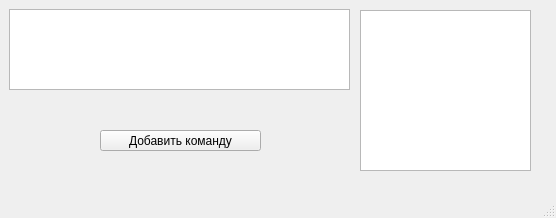
<?xml version="1.0" encoding="UTF-8"?>
<ui version="4.0">
 <class>MainWindow</class>
 <widget class="QMainWindow" name="MainWindow">
  <property name="geometry">
   <rect>
    <x>0</x>
    <y>0</y>
    <width>556</width>
    <height>218</height>
   </rect>
  </property>
  <property name="windowTitle">
   <string>Генератор команд</string>
  </property>
  <widget class="QWidget" name="centralwidget">
   <widget class="QPushButton" name="pushButtonAddCommand">
    <property name="geometry">
     <rect>
      <x>100</x>
      <y>130</y>
      <width>161</width>
      <height>21</height>
     </rect>
    </property>
    <property name="text">
     <string>Добавить команду</string>
    </property>
   </widget>
   <widget class="QTableWidget" name="tableWidgetCommand">
    <property name="geometry">
     <rect>
      <x>9</x>
      <y>9</y>
      <width>341</width>
      <height>81</height>
     </rect>
    </property>
    <attribute name="verticalHeaderStretchLastSection">
     <bool>false</bool>
    </attribute>
   </widget>
   <widget class="QListWidget" name="listWidgetCommands">
    <property name="geometry">
     <rect>
      <x>360</x>
      <y>10</y>
      <width>171</width>
      <height>161</height>
     </rect>
    </property>
   </widget>
  </widget>
  <widget class="QMenuBar" name="menubar">
   <property name="geometry">
    <rect>
     <x>0</x>
     <y>0</y>
     <width>556</width>
     <height>20</height>
    </rect>
   </property>
  </widget>
  <widget class="QStatusBar" name="statusbar"/>
 </widget>
 <resources/>
 <connections/>
</ui>
